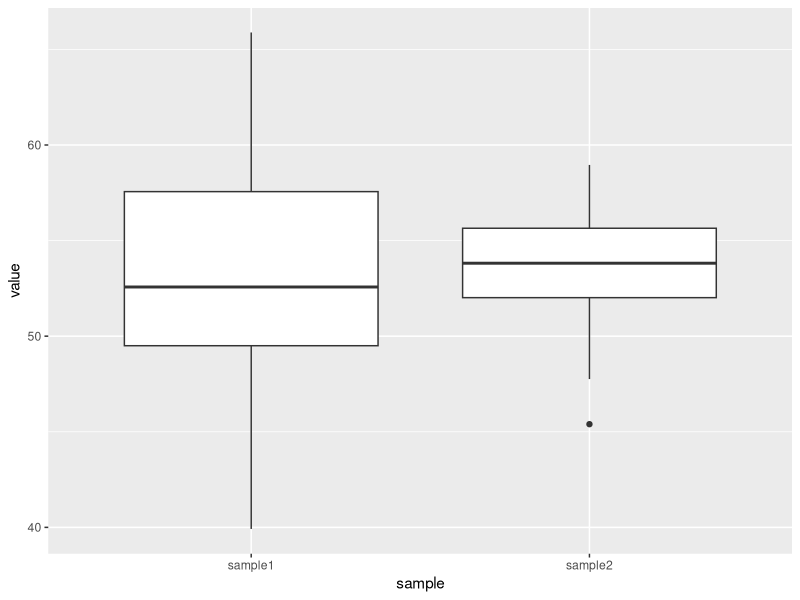
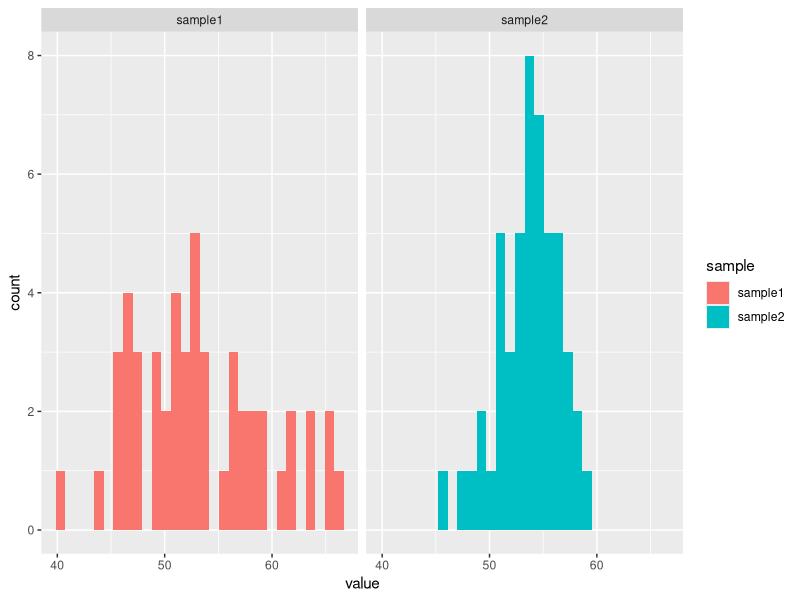

These figures' R source, in order:
## ---- chunk 1
library(tidyverse)

sample1<-data.frame(sample1=rnorm(50, mean=51.7, sd=6))
sample2<-data.frame(sample2=rnorm(50, mean=53.4, sd=3))

sample<-bind_cols(sample1,sample2) %>% #Combine the two variables
  mutate(row=row_number())
## ---- chunk 2
sample_long<-sample %>% pivot_longer(c(sample1,sample2),names_to="sample",values_to="value")
ggplot(sample_long,aes(y=value,x=sample)) + geom_boxplot() 
ggplot(sample_long,aes(x=value, fill=sample)) + 
  geom_histogram() + 
  facet_wrap(~sample)
## ---- chunk 3
t.test(sample1, sample2, var.equal=TRUE) 
t.test(sample1, sample2, var.equal=FALSE) 
## ---- chunk 4
sample2<-data.frame(sample2=rnorm(50, mean=53.4, sd=50))
t.test(sample1, sample2, var.equal=FALSE)
## ---- chunk 5
sample1<-data.frame(sample1=rnorm(50, mean=51.4, sd=6))
sample2<-data.frame(sample2=rnorm(50, mean=53.8, sd=3))

t.test(sample1, sample2, alternative="two.sided")
t.test(sample1, sample2, alternative="greater")
t.test(sample1, sample2, alternative="less")
## ---- chunk 6
prop1<-data.frame(coin1=rbinom(100, 1 , .5)) #Regular coin
prop2<-data.frame(coin2=rbinom(100, 1 ,.75)) #Altered coin

prop_sample<-bind_cols(prop1,prop2) #Combine the two variables
prop_samplelong<-prop_sample %>% pivot_longer(c(coin1,coin2),names_to="coin",values_to="result") #Reshape the dataset so all values are in one column
## ---- chunk 7
prop_sample.table<-prop_samplelong %>%
  group_by(coin,result) %>%
  summarise(count=n()) %>%
  pivot_wider(names_from=result,values_from=count) %>%
  mutate(total=`0`+`1`)
prop.test(prop_sample.table$`1`,prop_sample.table$total) #Run prop.test on the table
## ---- chunk 8
heads<-c(56, 44)
flips<-c(100, 100)

prop.test(heads,flips)
## ---- chunk 9
stream.1990<-c(334, 231, 261, 215, 209, 336, 393, 141, 185, 242, 122, 195, 421, 226)
stream.2010<-c(316, 217, 226, 176, 215, 327, 335, 155, 128, 244, 129, 175, 379, 196)
t.test(stream.1990, stream.2010, paired=TRUE) 
## ---- chunk 10
t.test(stream.1990, stream.2010)
## ---- chunk 11
mon<-c(12.4, 13.9, 14.6, 11.3, 18.1, 15.2, 13.9)
wed<-c(10.7, 11.1, 16.2, 12.5, 10.8, 16.7, 12.7)
## ---- chunk 12
#Code here
## ---- chunk 13
#Code here
